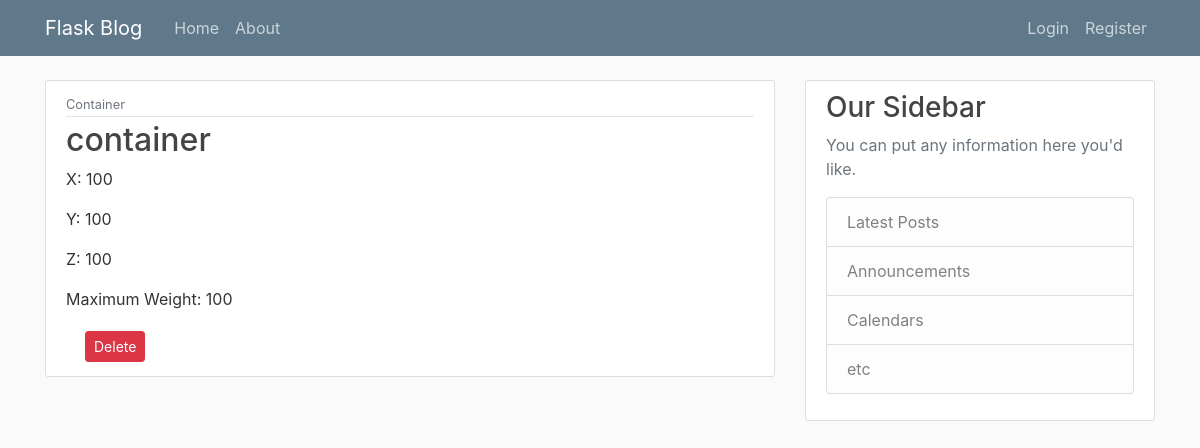
The page /packing1/1/container/1/ on the database its author committed.
### flasksite/models.py (models this page shows, shortened)
class Container(db.Model):
    id = db.Column(db.Integer, primary_key=True)
    name = db.Column(db.String(100), nullable=False)
    x = db.Column(db.Integer, nullable=False)
    y = db.Column(db.Integer, nullable=False)
    z = db.Column(db.Integer, nullable=False)
    max_weight = db.Column(db.Integer, nullable=False)
    packing_id = db.Column(db.Integer, db.ForeignKey('packing.id'), nullable=False)

### flasksite/routes.py (the view)
@app.route('/packing1/<int:packing_id>/container/<int:container_id>/')
def container(container_id, packing_id):
    container = Container.query.get_or_404(container_id)
    packing_id=container.packing_id
    return render_template('container.html', container = container, packing_id=packing_id)

### flasksite/templates/container.html (shortened to what this page needs)
{% extends "layout.html" %}
{% block content %}
    <article class="media content-section">
        <div class="media-body">
            <div class="article-metadata">
                <small class="text-muted">Container</small>
            </div>
            <h2 class="article-title">{{ container.name }}</h2>
            <p class="article-content">X:   {{ container.x }}</p>
            <p class="article-content">Y:   {{ container.y }}</p>
            <p class="article-content">Z:   {{ container.z }}</p>
            <p class="article-content">Maximum Weight:  {{ container.max_weight }}</p>
            <div class="container">
                <button type="button" class="btn btn-danger btn-sm m-1" data-toggle="modal" data-target="#deleteModal">Delete</button>
            </div>
        </div>
    </article>
{% endblock content %}

### flasksite/static/main.css (style rules this page uses)
body { background: #fafafa; color: #333333; margin-top: 5rem; }
h1, h2, h3, h4, h5, h6 { color: #444444; }
.content-section { background: #ffffff; padding: 10px 20px; border: 1px solid #dddddd; border-radius: 3px; margin-bottom: 20px; }
.article-title { color: #444444; }
.article-content { white-space: pre-line; }
.article-metadata { padding-bottom: 1px; margin-bottom: 4px; border-bottom: 1px solid #e3e3e3 }

### rows shown on the page
Container: name "container", x "100", y "100", z "100", max_weight "100"
